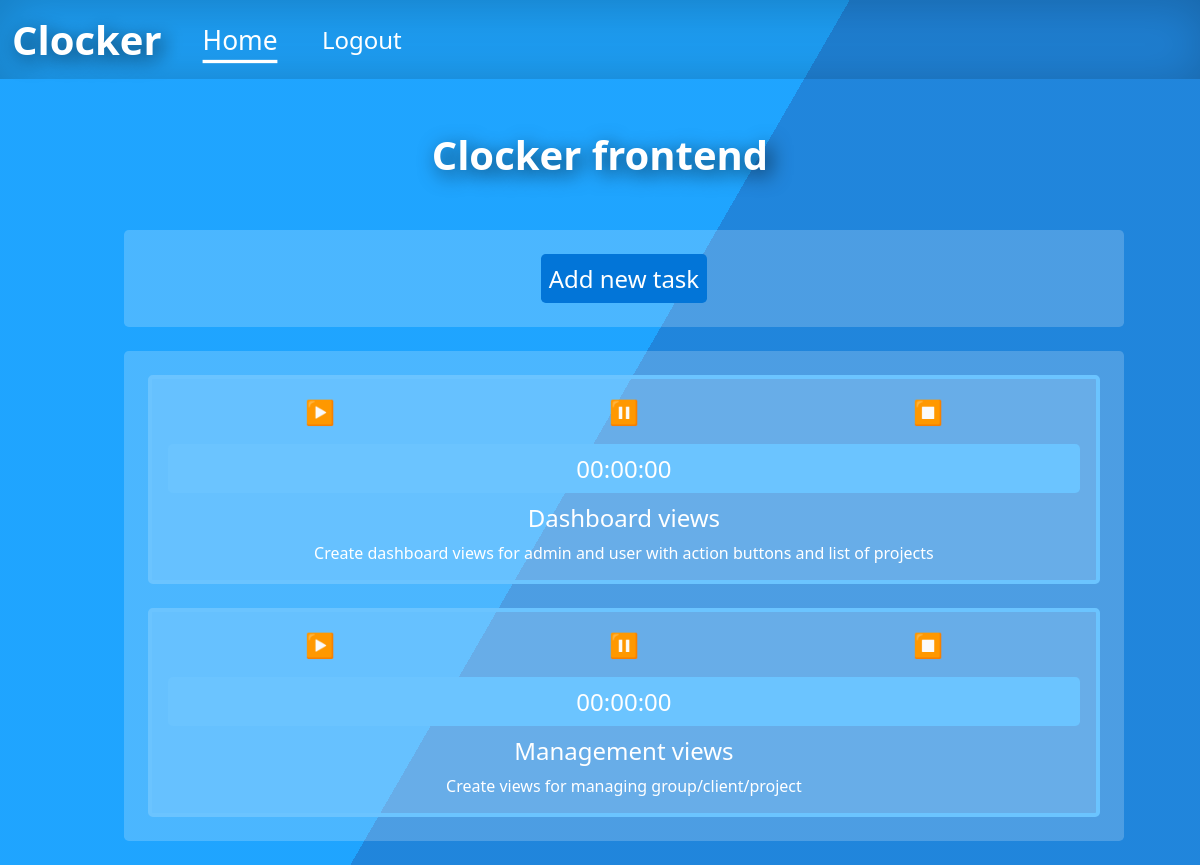
The app's page /index.php?page=tasks&project=3 (signed in) with its own data.
### tables this page shows
CREATE TABLE `project` (
  `id` int(11) NOT NULL,
  `ownerId` int(11) NOT NULL,
  `groupId` int(11) DEFAULT NULL,
  `clientId` int(11) DEFAULT NULL,
  `name` varchar(50) NOT NULL
);

CREATE TABLE `task` (
  `id` int(11) NOT NULL,
  `userId` int(11) NOT NULL,
  `projectId` int(11) NOT NULL,
  `name` varchar(50) NOT NULL,
  `start` datetime DEFAULT NULL,
  `stop` datetime DEFAULT NULL,
  `startSession` int(11) DEFAULT NULL,
  `totalTime` int(11) DEFAULT 0,
  `description` varchar(256) NOT NULL
);

### controllers/tasksController.php (called while the page is built, shortened)
<?php
class tasksController
{
    public static function index(){
        $response = new Response();
        if (isset($_GET['project'])){
            $projects = new Projects();
            $userId = $_SESSION['uid'];
            $projectId = $_GET['project'];
            $userTasks = [];
            $tasks = new Tasks();
            $projectTasks = $tasks->getProjectTasks($projectId);
            foreach ($projectTasks as $task){
                if ($task->getUserId() === $userId || $_SESSION['role'] === 'admin'){
                    $userTasks[] = $task;
                }
            }
            $project = $projects->getProjectById($projectId);
            $response->setBody(tasksView::render($userTasks, $project));
        }else{
            $response->setHeaders('Location', 'index.php');
        }
        return $response;
    }
}

### src/Application.php (called while the page is built, shortened)
<?php
class Application
{
    public function run($path){
        list($controller, $functionName) = Router::resolve($path);
        return $controller::$functionName();
    }
}

### public/index.php (called while the page is built, shortened)
<?php
$path = isset($_GET['page']) ? $_GET['page'] : null;
$app = new Application();
$response = $app->run($path);

### models/Project.php (called while the page is built, shortened)
<?php
class Project
{
    private $id;
    private $name;
    public function getId()
    {
        return $this->id;
    }
    public function setId($id)
    {
        $this->id = $id;
        return $this;
    }
    public function getName()
    {
        return $this->name;
    }
    public function setName($name)
    {
        $this->name = $name;
        return $this;
    }
}

### src/Database.php (called while the page is built, shortened)
<?php
abstract class Database
{
    protected function openConnection(){
        $config = include('../config/config.php');
        try {
            $this->connection = new PDO($config['host'], $config['username'], $config['password']);
        }catch (PDOException $e) {
            echo "PDOException was caught: {$e->getMessage()}";
            var_dump($e->getTraceAsString());
        }
    }
}

### models/Projects.php (called while the page is built, shortened)
<?php
class Projects extends Database
{
    public function projectFromDB($row){
        $project = new Project();
        $project
            ->setId($row['id'])
            ->setOwnerId($row['ownerId'])
            ->setGroupId($row['groupId'])
            ->setClientId($row['clientId'])
            ->setName($row['name']);
        return $project;
    }
    public function getProjectById($projectId){
        $query = "SELECT * FROM project WHERE id = :id";
        $statement = $this->connection->prepare($query);
        $statement->execute(array('id' => $projectId));
        $row = $statement->fetch(PDO::FETCH_ASSOC);
        $project = $this->projectFromDB($row);
        return $project;
    }
}

### models/Tasks.php (called while the page is built, shortened)
<?php
class Tasks extends Database
{
    public function taskFromDB($row){
        $task = new Task();
        $task
            ->setId($row['id'])
            ->setUserId($row['userId'])
            ->setProjectId($row['projectId'])
            ->setName($row['name'])
            ->setStart($row['start'])
            ->setStop($row['stop'])
            ->setStartSession($row['startSession'])
            ->setTotalTime($row['totalTime'])
            ->setDescription($row['description']);
        return $task;
    }
    public function getProjectTasks($projectId){
        $tasks = [];
        $query = "SELECT * FROM task WHERE projectId = :projectId";
        $statement = $this->connection->prepare($query);
        $statement->execute(array('projectId' => $projectId));
        while ($row = $statement->fetch(PDO::FETCH_ASSOC)) {
            $tasks[] = $this->taskFromDB($row);
        }
        return $tasks;
    }
}

### models/Task.php (called while the page is built, shortened)
<?php
class Task
{
    private $id;
    private $name;
    private $totalTime;
    private $description;
    public function getTotalTime()
    {
        return $this->totalTime;
    }
    public function setTotalTime($totalTime)
    {
        $this->totalTime = $totalTime;
        return $this;
    }
    public function getId()
    {
        return $this->id;
    }
    public function setId($id)
    {
        $this->id = $id;
        return $this;
    }
    public function getName()
    {
        return $this->name;
    }
    public function setName($name)
    {
        $this->name = $name;
        return $this;
    }
    public function getDescription()
    {
        return $this->description;
    }
    public function setDescription($description)
    {
        $this->description = $description;
        return $this;
    }
}

### views/tasksView.php (the view, shortened to what this page needs)
<?php
class tasksView
{
    public static function render($tasks = [], $project = null){
        ?>
        <?= mainLayout::renderHeader() ?>
        <div class="container">
            <div class="row">
                <div class="col-10 col-s-8 offset-1 offset-s-2">
                    <h1 class="title"><?php echo $project->getName();?></h1>
                    <div class="fit-box">
                        <a href="index.php?page=add_task&project=<?php echo $project->getId();?>"><button class="action-button action-button-bigger">Add new task</button></a>
                    </div>
                    <div class="fit-box task-loader">
                        <?php
                        foreach ($tasks as $task) {
                            $taskTotalTime = $task->getTotalTime();
                            $totalTime = new \DateTime();
                            $totalTime->setTime(0, 0, $taskTotalTime);
                            $totalTime = $totalTime->format('H:i:s');
                            $taskName = $task->getName();
                            $taskId = $task->getId();
                            $desc = $task->getDescription();
                            echo "
                                    <div class='list-row-task' id='$taskId'>
                                        <div class='list-row-task-name'>$taskName</div>
                                        <div class='list-row-task-desc'>$desc</div>
                                        <div class='list-row-task-start' onclick='startSession($taskId)'>▶️</div>
                                        <div class='list-row-task-stop' onclick='stopSession($taskId)'>⏸️</div>
                                        <div class='list-row-task-end'>⏹️</div>
                                        <div class='list-row-task-timer'>$totalTime</div>
                                    </div>
                                ";
                        }
                        ?>
                        </div>
                    </div>
                </div>
            </div>
        <?php
        $html = ob_get_clean();
        return $html;
    }
}

### public/style/style.css (style rules this page uses)
html, body, * { font-family: 'Segoe UI', Tahoma, Geneva, Verdana, sans-serif !important; padding: 0; margin: 0; box-sizing: border-box; }
a { color: inherit; text-decoration: none; }
.row::after { content: ''; clear: both; display: table; }
[class*='col-'] { float: left; }
[class*='col-'] { width: 100%; }
@media only screen and (min-width: 600px) { .col-s-8 { width: 66.66%; } }
@media only screen and (min-width: 600px) { .offset-s-2 { margin-left: 16.66%; } }
@media only screen and (min-width: 768px) { .col-10 { width: 83.33%; } }
@media only screen and (min-width: 768px) { .offset-1 { margin-left: 8.33%; } }
.container { max-width: 100%; height: fit-content; color: #fff; }
.title { text-align: center; color: inherit; font-size: 2.5rem; font-weight: 900; margin: 3rem 0; text-shadow: 0.3rem 0.3rem 1.25rem #000000b3; }
.fit-box { width: 100%; display: flex; flex-direction: column; justify-content: center; align-items: center; color: inherit; font-size: 1.5rem; font-weight: 500; background-color: #fff3; border-radius: 0.3rem; text-align: justify; padding: 1.5rem 1.5rem; margin: 1.5rem; }
.action-button { width: fit-content; background-color: #0275d8; color: inherit; font-size: 1rem; font-weight: 500; text-decoration: none; border-radius: 0.3rem; border: none; display: flex; flex-direction: column; justify-content: center; align-items: center; padding: 0.5rem; margin: 0 1rem; transition: all 200ms ease-in-out; }
.action-button-bigger { font-size: 1.5rem; }
.list-row-task { width: fit-content; align-self: center; width: 100%; padding: 1rem 1rem; display: grid; grid-template-columns: 1fr 1fr 1fr; grid-template-rows: 1fr 1fr 1fr auto; grid-template-areas: 'start stop end' 'timer timer timer' 'name name name' 'desc desc desc'; border: 0.3rem solid #6bc4ff; background: rgba(207, 236, 255, 0.2); border-radius: 0.3rem; transition: all 200ms ease-in-out; }
.list-row-task:not(.list-row-task:last-of-type) { margin-bottom: 1.5rem; }
.list-row-task-name { grid-area: name; place-self: center; }
.list-row-task-desc { grid-area: desc; font-size: 1rem; place-self: center; }
.list-row-task-start { grid-area: start; justify-self: center; align-self: start; cursor: pointer; }
.list-row-task-stop { grid-area: stop; justify-self: center; align-self: start; cursor: pointer; }
.list-row-task-end { grid-area: end; justify-self: center; align-self: start; cursor: pointer; }
.list-row-task-timer { display: flex; justify-content: center; align-items: center; grid-area: timer; place-self: center; padding: 0.5rem; border-radius: 0.3rem; background-color: #6bc4ff; width: 100%; }

### records on screen
project: name "Clocker frontend"
task: name "Dashboard views", description "Create dashboard views for admin and user with action buttons and list of projects", totalTime "00:00:00"
task: name "Management views", description "Create views for managing group/client/project", totalTime "00:00:00"
